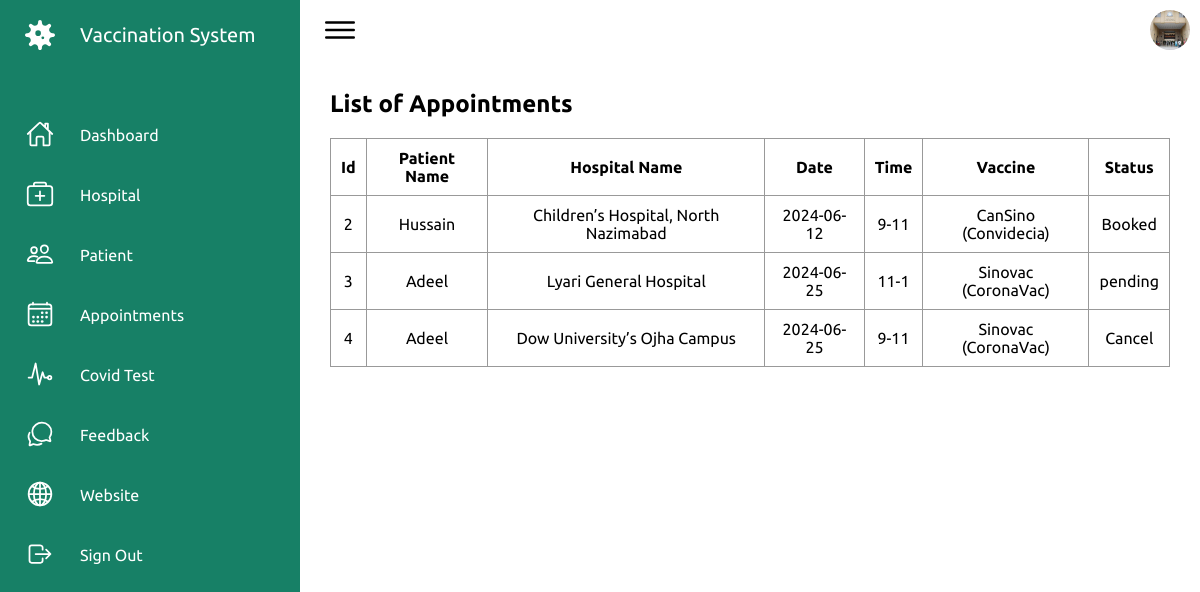
/Admin/appointment.php (signed in), run on the app's committed database.
### tables this page shows
CREATE TABLE `tbl_appointment` (
  `id` int(11) NOT NULL,
  `p_id` int(11) NOT NULL,
  `h_id` int(11) NOT NULL,
  `date` varchar(20) NOT NULL,
  `time` varchar(20) NOT NULL,
  `v_id` int(11) NOT NULL,
  `status` varchar(50) NOT NULL DEFAULT 'pending'
);

CREATE TABLE `tbl_patient` (
  `id` int(11) NOT NULL,
  `name` varchar(50) NOT NULL,
  `contact` varchar(15) NOT NULL,
  `email` varchar(50) NOT NULL,
  `password` varchar(50) NOT NULL,
  `cid` int(11) NOT NULL,
  `address` varchar(150) NOT NULL,
  `gender` varchar(15) NOT NULL,
  `image` varchar(100) NOT NULL,
  `status` varchar(50) NOT NULL DEFAULT 'activate'
);

CREATE TABLE `tbl_hospital` (
  `id` int(11) NOT NULL,
  `name` varchar(50) NOT NULL,
  `contact` varchar(15) NOT NULL,
  `cid` int(11) NOT NULL,
  `email` varchar(50) NOT NULL,
  `password` varchar(50) NOT NULL,
  `image` varchar(100) NOT NULL,
  `address` varchar(150) NOT NULL,
  `status` varchar(20) NOT NULL DEFAULT 'deactivate'
);

CREATE TABLE `tbl_vaccine` (
  `id` int(11) NOT NULL,
  `name` varchar(50) NOT NULL,
  `status` varchar(50) NOT NULL DEFAULT 'available'
);

### Admin/appointment.php (the view, shortened to what this page needs)
<?php
    include("connection.php");
?>
<!DOCTYPE html>
<html lang="en">
<head>
    <link rel="stylesheet" href="assets/css/index.css">
</head>
<body>
    <div class="container">
        <?php
            include("navigation.php");
       ?>
        <div class="main">
            <div class="topbar">
                <div class="toggle">
                    <ion-icon name="menu-outline"></ion-icon>
                </div>
                <div class="user">
                    <a href='profile.php'><img src="assets/imgs/customer01.jpg" alt=""></a>
                </div>
            </div>
            <div class="mainContent">
                <h2 class="title">List of Appointments</h2>
                <table>
                    <thead>
                        <tr>
                            <th>Id</th>
                            <th>Patient Name</th>
                            <th>Hospital Name</th>
                            <th>Date</th>
                            <th>Time</th>
                            <th>Vaccine</th>
                            <th>Status</th>
                        </tr>
                    </thead>
                    <tbody>
                        <?php
                            $query = "SELECT tbl_patient.name as 'pname', tbl_hospital.name as 'hname', tbl_vaccine.name as 'vname', tbl_appointment.* FROM tbl_appointment INNER JOIN tbl_patient ON tbl_appointment.p_id = tbl_patient.id INNER JOIN tbl_hospital ON tbl_appointment.h_id=tbl_hospital.id INNER JOIN tbl_vaccine ON tbl_appointment.v_id=tbl_vaccine.id";
                            $result = mysqli_query($connection,$query);
                            foreach($result as $row)
                            {
                                echo
                                "<tr>
                                    <td>$row[id]</td>
                                    <td>$row[pname]</td>
                                    <td>$row[hname]</td>
                                    <td>$row[date]</td>
                                    <td>$row[time]</td>
                                    <td>$row[vname]</td>
                                    <td>$row[status]</td>
                                </tr>";
                            }
                       ?>
                    </tbody>
                </table>
            </div>
        </div>
    </div>
</body>
</html>

### Admin/assets/css/index.css (style rules this page uses)
* { font-family: "Ubuntu", sans-serif; margin: 0; padding: 0; box-sizing: border-box; }
:root { --white: #fff; --gray: #f5f5f5; --black1: #222; --black2: #999; --green:#178066; }
body { min-height: 100vh; overflow-x: hidden; }
.container { position: relative; width: 100%; }
.main { position: absolute; width: calc(100% - 300px); left: 300px; min-height: 100vh; background: var(--white); transition: 0.5s; }
.topbar { width: 100%; height: 60px; display: flex; justify-content: space-between; align-items: center; padding: 0 10px; }
.toggle { position: relative; width: 60px; height: 60px; display: flex; justify-content: center; align-items: center; font-size: 2.5rem; cursor: pointer; }
.user { position: relative; width: 40px; height: 40px; border-radius: 50%; overflow: hidden; cursor: pointer; }
.user img { position: absolute; top: 0; left: 0; width: 100%; height: 100%; object-fit: cover; }

### Admin/appointment.php (style rules this page uses)
.mainContent { padding: 30px; }
.mainContent table { width: 100%; }
.mainContent table,td,th { margin-top: 20px; border: 1px solid #999; text-align: center; border-collapse: collapse; padding: 10px; }

### data on the page
tbl_appointment: id "2", tbl_patient.name "Hussain", tbl_hospital.name "Children’s Hospital, North Nazimabad", date "2024-06-12", time "9-11", tbl_vaccine.name "CanSino (Convidecia)", status "Booked"
tbl_appointment: id "3", tbl_patient.name "Adeel", tbl_hospital.name "Lyari General Hospital", date "2024-06-25", time "11-1", tbl_vaccine.name "Sinovac (CoronaVac)", status "pending"
tbl_appointment: id "4", tbl_patient.name "Adeel", tbl_hospital.name "Dow University’s Ojha Campus", date "2024-06-25", time "9-11", tbl_vaccine.name "Sinovac (CoronaVac)", status "Cancel"
